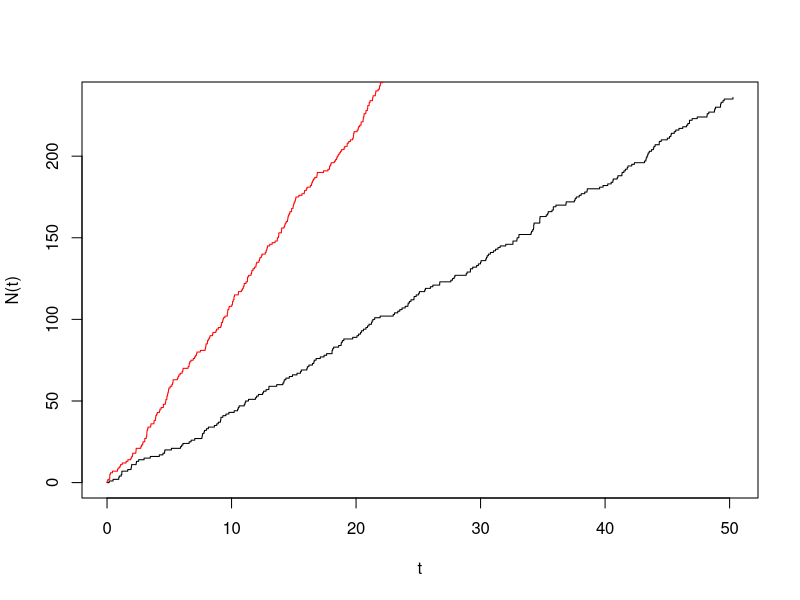

Generate this figure with R:
## ---- chunk 1
knitr::opts_chunk$set(echo = TRUE)
## ---- chunk 2
# Simulation en fonction du nombre d'évènements
simul_poisson <- function(n, lambda) {
  T <- cumsum(rexp(n, lambda))
  t <- c(0, T)
  return(t)
}
## ---- chunk 3
# Simulation jusqu'à une date T

simul_poisson2 <- function(T, lambda) {
  i <- 2
  t <- 0
  while (t[length(t)] < T) {
    w <- rexp(1, lambda)
    t[i] <- t[i - 1] + w
    i <- i + 1
  }
  return(t)
}
## ---- chunk 4
lambda <- 5
T <- 50
t <- simul_poisson2(T, lambda)
t1 <- simul_poisson2(100, 10)
n1 <- length(t1) - 1
n <- length(t) - 1
N <- c(0:n)
N1 <- c(0:n1)
plot(t, N, type = "s", ylab = "N(t)")
lines(t1, N1, type = "s", ylab = "N(t)", col = "red")
## ---- chunk 5
t <- simul_poisson2(5, 1)
ks.test(t, "pexp")
